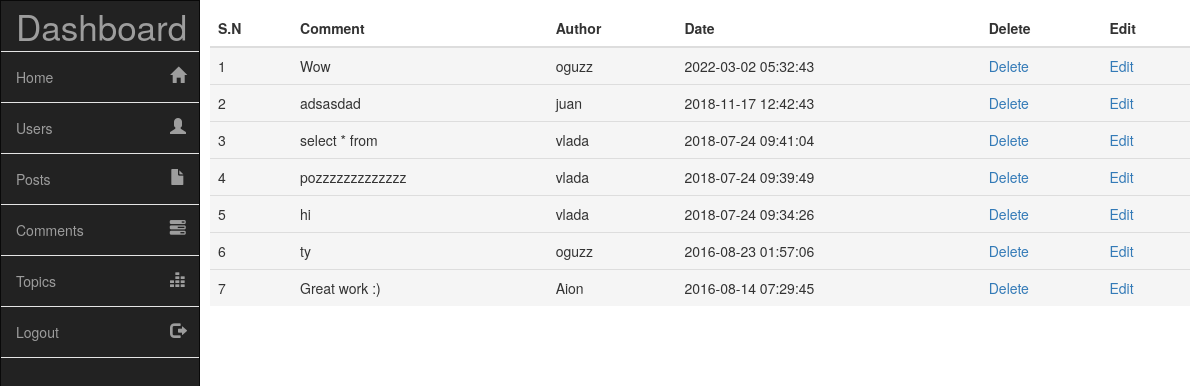
Page /admin/index.php?page=comments (signed in) on the committed database.
### tables this page shows
CREATE TABLE `comments` (
  `comment_id` int(11) NOT NULL,
  `post_id` int(11) NOT NULL,
  `user_id` int(11) NOT NULL,
  `comment` varchar(100) NOT NULL,
  `date` timestamp NOT NULL DEFAULT current_timestamp() ON UPDATE current_timestamp()
);

CREATE TABLE `users` (
  `user_id` int(11) NOT NULL,
  `user_name` varchar(100) NOT NULL,
  `user_pass` varchar(100) NOT NULL,
  `user_email` varchar(100) NOT NULL,
  `user_country` varchar(100) NOT NULL,
  `user_gender` varchar(100) NOT NULL,
  `user_b_day` date NOT NULL,
  `user_image` text NOT NULL,
  `register_date` date NOT NULL,
  `last_login` date NOT NULL,
  `status` text NOT NULL,
  `verification_code` int(100) NOT NULL,
  `posts` text NOT NULL,
  `user_role` varchar(100) NOT NULL
);

### admin/comments.php (the view)
<div class="table-responsive">
	<table class="table">
		<thead>
			<tr>
				<th>S.N</th>
				<th>Comment</th>
				<th>Author</th>
				<th>Date</th>
				<th>Delete</th>
				<th>Edit</th>
			</tr>
		</thead>
		<tbody>
			<?php
				$sel_comments = "SELECT * from comments order by 1 DESC";
				$run_comments = mysqli_query( $connection, $sel_comments );
				$i = 0;
				while ( $row_comment = mysqli_fetch_array( $run_comments ) ) {
					$comment_id = $row_comment['comment_id'];
					$user_id = $row_comment['user_id'];
					$comment = $row_comment['comment'];
					$date = $row_comment['date'];
					$i++;
					$sel_user = "SELECT * from users where user_id='$user_id'";
					$run_user = mysqli_query( $connection, $sel_user );
					$row_user = mysqli_fetch_array( $run_user );
					$comment_user_name = $row_user['user_name'];
					$output  = "<tr class='active'>";
					$output .= "<td>$i</td>";
					$output .= "<td>$comment</td>";
					$output .= "<td>$comment_user_name</td>";
					$output .= "<td>$date</td>";
					$output .= "<td><a href='delete_comment.php?comment_id=$comment_id'>Delete</a></td>";
					$output .= "<td><a href='edit_comment.php?comment_id=$comment_id'>Edit</a></td>";
					$output .= "</tr>";
					echo $output;
				}
			?>
		</tbody>
	</table>
</div>

### admin/assets/css/main.css (style rules this page uses)
body, html { height: 100%; }

### rows in the picture
comments: comment "Wow", user.user_name "oguzz", date "2022-03-02 05:32:43"
comments: comment "adsasdad", user.user_name "juan", date "2018-11-17 12:42:43"
comments: comment "select * from", user.user_name "vlada", date "2018-07-24 09:41:04"
comments: comment "pozzzzzzzzzzzzz", user.user_name "vlada", date "2018-07-24 09:39:49"
comments: comment "hi", user.user_name "vlada", date "2018-07-24 09:34:26"
comments: comment "ty", user.user_name "oguzz", date "2016-08-23 01:57:06"
comments: comment "Great work :)", user.user_name "Aion", date "2016-08-14 07:29:45"
